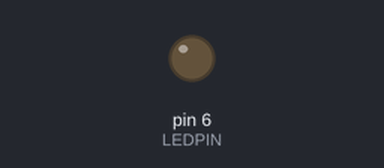
Recording of a sketch running on a simulated Arduino Uno, built with avr-gcc and run on an emulated ATmega328P. On the bench: output pins drawn as LEDs (lit = HIGH).

Above: at 0.05 s.
At 0.45 s:
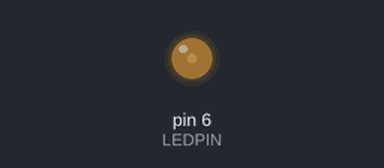
At 0.9 s:
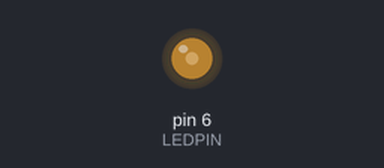
At 1.8 s:
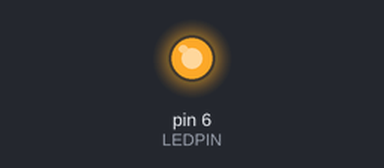
Timing chart, 0 to 4.1 s (numbered marks = the images above):
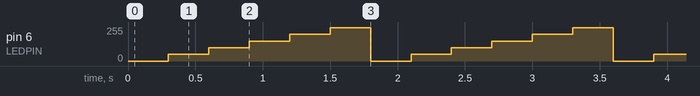

Measured:
- by itself, pin 6 (LEDPIN): repeats every 1.8 s: 100/255 0.30 s, 150/255 0.30 s, 200/255 0.30 s, 250/255 0.30 s, 0/255 0.30 s, 50/255 0.30 s

The sketch:

dimmable_led.ino.ino
```cpp
// (licence header left out)
#define LEDPIN 6   //pin connected to LED. will output a PWM signal to control brightness of LED

void setup() {
  //nothing to do here in this project.

}

void loop() {
  analogWrite(LEDPIN,0);   //write a 0% duty cycle PWM signal on LEDPIN,
  delay(300);
  analogWrite(LEDPIN,50);   //write a roughly 20% duty cycle PWM signal on LEDPIN,
  delay(300);
  analogWrite(LEDPIN,100);  //write a roughly 40% duty cycle PWM signal on LEDPIN,
  delay(300);
  analogWrite(LEDPIN,150);  //write a roughly 60% duty cycle PWM signal on LEDPIN,
  delay(300);
  analogWrite(LEDPIN,200);  //write a roughly 80% duty cycle PWM signal on LEDPIN,
  delay(300);
  analogWrite(LEDPIN,250);  //write a roughly 100% duty cycle PWM signal on LEDPIN,
  delay(300);

}
```
